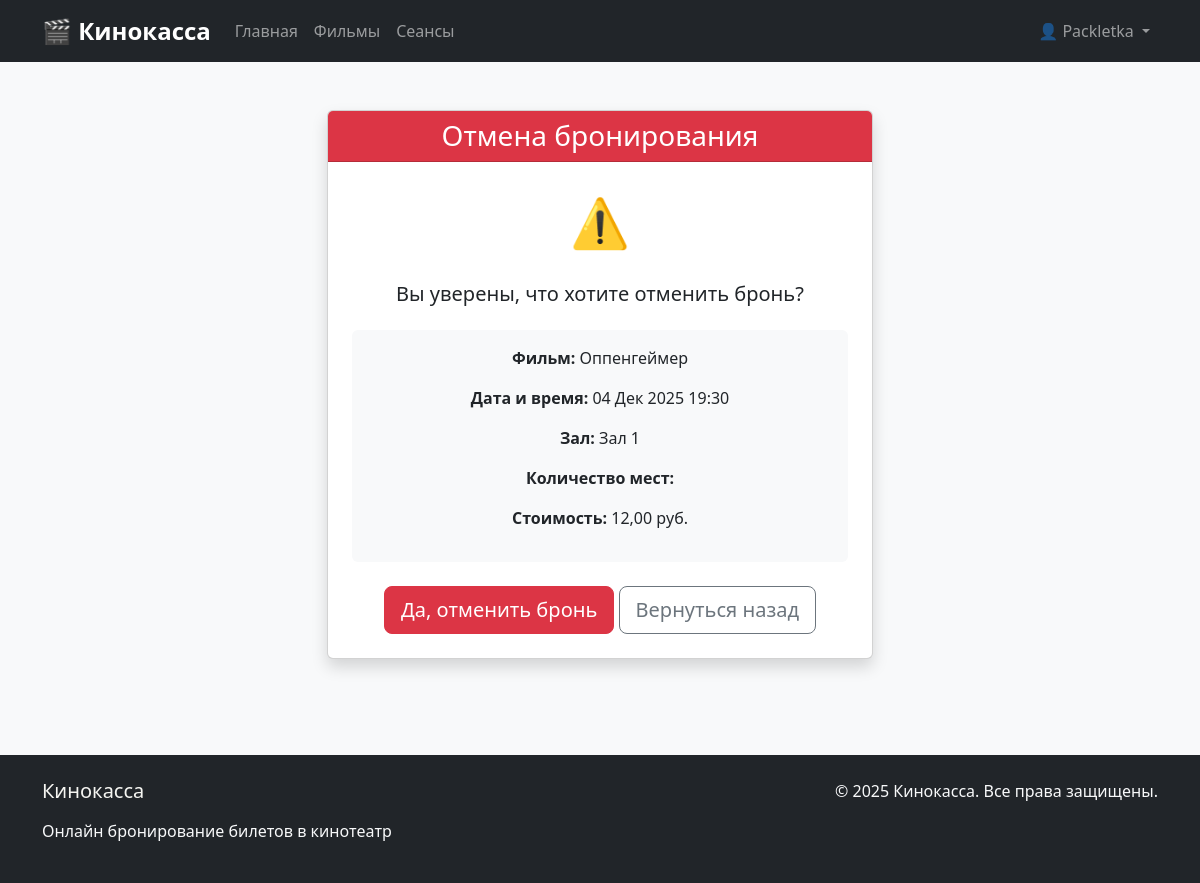
/users/booking/cancel/3/ (signed in), run on the app's committed database.
### cinema/models.py (models this page shows, shortened)
class Booking(models.Model):
    user = models.ForeignKey(User, on_delete=models.CASCADE, verbose_name="Пользователь")
    session = models.ForeignKey(Session, on_delete=models.CASCADE, verbose_name="Сеанс")
    seats = models.ManyToManyField(Seat, verbose_name="Забронированные места")
    total_price = models.DecimalField(max_digits=10, decimal_places=2, verbose_name="Общая стоимость")
    created_at = models.DateTimeField(auto_now_add=True, verbose_name="Дата бронирования")
    is_confirmed = models.BooleanField(default=True, verbose_name="Подтверждено")
    class Meta:
        verbose_name = "Бронь"
        verbose_name_plural = "Брони"

class Session(models.Model):
    movie = models.ForeignKey(Movie, on_delete=models.CASCADE, verbose_name="Фильм")
    hall = models.ForeignKey(CinemaHall, on_delete=models.CASCADE, verbose_name="Зал")
    start_time = models.DateTimeField(verbose_name="Время начала")
    end_time = models.DateTimeField(verbose_name="Время окончания")
    price = models.DecimalField(max_digits=8, decimal_places=2, verbose_name="Цена")
    class Meta:
        verbose_name = "Сеанс"
        verbose_name_plural = "Сеансы"
        ordering = ['start_time']

class Movie(models.Model):
    title = models.CharField(max_length=200, verbose_name="Название фильма")
    description = models.TextField(verbose_name="Описание")
    duration = models.IntegerField(verbose_name="Продолжительность (мин)")
    genre = models.CharField(max_length=100, verbose_name="Жанр")
    rating = models.FloatField(default=0.0, verbose_name="Рейтинг")
    poster = models.ImageField(upload_to='posters/', null=True, blank=True, verbose_name="Постер")
    trailer_url = models.URLField(blank=True, verbose_name="Трейлер")
    class Meta:
        verbose_name = "Фильм"
        verbose_name_plural = "Фильмы"

class CinemaHall(models.Model):
    name = models.CharField(max_length=100, verbose_name="Название зала")
    capacity = models.IntegerField(verbose_name="Вместимость")
    rows = models.IntegerField(verbose_name="Количество рядов")
    seats_per_row = models.IntegerField(verbose_name="Мест в ряду")
    class Meta:
        verbose_name = "Кинозал"
        verbose_name_plural = "Кинозалы"

### users/views.py (the view)
# urls.py: path('booking/cancel/<int:booking_id>/', views.cancel_booking, name='cancel_booking'),
@login_required
def cancel_booking(request, booking_id):
    Booking = apps.get_model('cinema', 'Booking')
    booking = get_object_or_404(Booking, id=booking_id, user=request.user)
    from django.utils import timezone
    import datetime
    can_cancel = True
    cancellation_message = ""
    time_until_session = booking.session.start_time - timezone.now()
    if time_until_session <= datetime.timedelta(hours=2):
        can_cancel = False
        cancellation_message = "Невозможно отменить бронь менее чем за 2 часа до сеанса"
    if request.method == 'POST' and can_cancel:
        seats_info = ", ".join([f"Ряд {seat.row}, Место {seat.number}" for seat in booking.seats.all()])
        seats_count = booking.seats.count()
        booking.delete()
        messages.success(request, f'Бронь на {seats_count} мест ({seats_info}) успешно отменена!')
        return redirect('profile')
    elif request.method == 'POST' and not can_cancel:
        messages.error(request, cancellation_message)
        return redirect('profile')
    context = {
        'booking': booking,
        'can_cancel': can_cancel,
        'cancellation_message': cancellation_message
    }
    return render(request, 'users/cancel_booking.html', context)

### users/templates/users/cancel_booking.html (shortened to what this page needs)
{% extends 'cinema/base.html' %}
{% load static %}
{% block content %}
<div class="container py-5">
    <div class="row justify-content-center">
        <div class="col-md-6">
            <div class="card shadow">
                <div class="card-header bg-danger text-white">
                    <h3 class="text-center mb-0">Отмена бронирования</h3>
                </div>
                <div class="card-body p-4 text-center">
                    {% if can_cancel %}
                    <div class="mb-4">
                        <span style="font-size: 3rem;">⚠️</span>
                    </div>
                    <h5>Вы уверены, что хотите отменить бронь?</h5>
                    <div class="booking-details mt-4 p-3 bg-light rounded">
                        <p><strong>Фильм:</strong> {{ booking.session.movie.title }}</p>
                        <p><strong>Дата и время:</strong> {{ booking.session.start_time|date:"d M Y H:i" }}</p>
                        <p><strong>Зал:</strong> {{ booking.session.hall.name }}</p>
                        <p><strong>Количество мест:</strong> {{ booking.seats_count }}</p>
                        <p><strong>Стоимость:</strong> {{ booking.total_price }} руб.</p>
                    </div>
                    <form method="POST" class="mt-4">
                        <button type="submit" class="btn btn-danger btn-lg">Да, отменить бронь</button>
                        <a href="{% url 'profile' %}" class="btn btn-outline-secondary btn-lg">Вернуться назад</a>
                    </form>
                    {% endif %}
                </div>
            </div>
        </div>
    </div>
</div>
{% endblock %}

### cinema/templates/cinema/base.html (shortened to what this page needs)
<!DOCTYPE html>
<html lang="ru">
<head>
    {% load static %}
    <link href="https://cdn.jsdelivr.net/npm/bootstrap@5.3.0/dist/css/bootstrap.min.css" rel="stylesheet">
    <link rel="stylesheet" href="{% static 'cinema/css/style.css' %}">
</head>
<body>
    <nav class="navbar navbar-expand-lg navbar-dark bg-dark">
        <div class="container">
            <a class="navbar-brand" href="{% url 'home' %}">🎬 Кинокасса</a>
            <div class="collapse navbar-collapse" id="navbarNav">
                <ul class="navbar-nav me-auto">
                    <li class="nav-item">
                        <a class="nav-link" href="{% url 'home' %}">Главная</a>
                    </li>
                    <li class="nav-item">
                        <a class="nav-link" href="{% url 'movie_list' %}">Фильмы</a>
                    </li>
                    <li class="nav-item">
                        <a class="nav-link" href="{% url 'session_list' %}">Сеансы</a>
                    </li>
                </ul>
                <ul class="navbar-nav">
                    {% if user.is_authenticated %}
                        <li class="nav-item dropdown">
                            <a class="nav-link dropdown-toggle" href="#" role="button" data-bs-toggle="dropdown">
                                👤 {{ user.username }}
                            </a>
                        </li>
                    {% endif %}
                </ul>
            </div>
        </div>
    </nav>
    <main>
        {% block content %}
        {% endblock %}
    </main>
    <footer class="bg-dark text-light mt-5 py-4">
        <div class="container">
            <div class="row">
                <div class="col-md-6">
                    <h5>Кинокасса</h5>
                    <p>Онлайн бронирование билетов в кинотеатр</p>
                </div>
                <div class="col-md-6 text-md-end">
                    <p>© 2025 Кинокасса. Все права защищены.</p>
                </div>
            </div>
        </div>
    </footer>
</body>
</html>

### cinema/static/cinema/css/style.css (style rules this page uses)
:root { --primary-color: #e50914; --secondary-color: #221f1f; --accent-color: #f5f5f1; --text-color: #333; --light-gray: #f8f9fa; }
html, body { height: 100%; }
body { display: flex; flex-direction: column; min-height: 100vh; background-color: var(--light-gray); color: var(--text-color); font-family: 'Segoe UI', Tahoma, Geneva, Verdana, sans-serif; }
main { flex: 1 0 auto; }
footer { flex-shrink: 0; margin-top: auto; }
footer h5 { color: var(--accent-color); margin-bottom: 1rem; }
.navbar-brand { font-weight: bold; font-size: 1.5rem; }
.nav-link { font-weight: 500; }
.card { transition: all 0.3s ease; }

### data on the page
Booking: session.movie "Оппенгеймер", session.start_time "04 Дек 2025 19:30", session.hall.name "Зал 1", total_price "12,00"

### other printed values
{{ user.username }} "Packletka"
